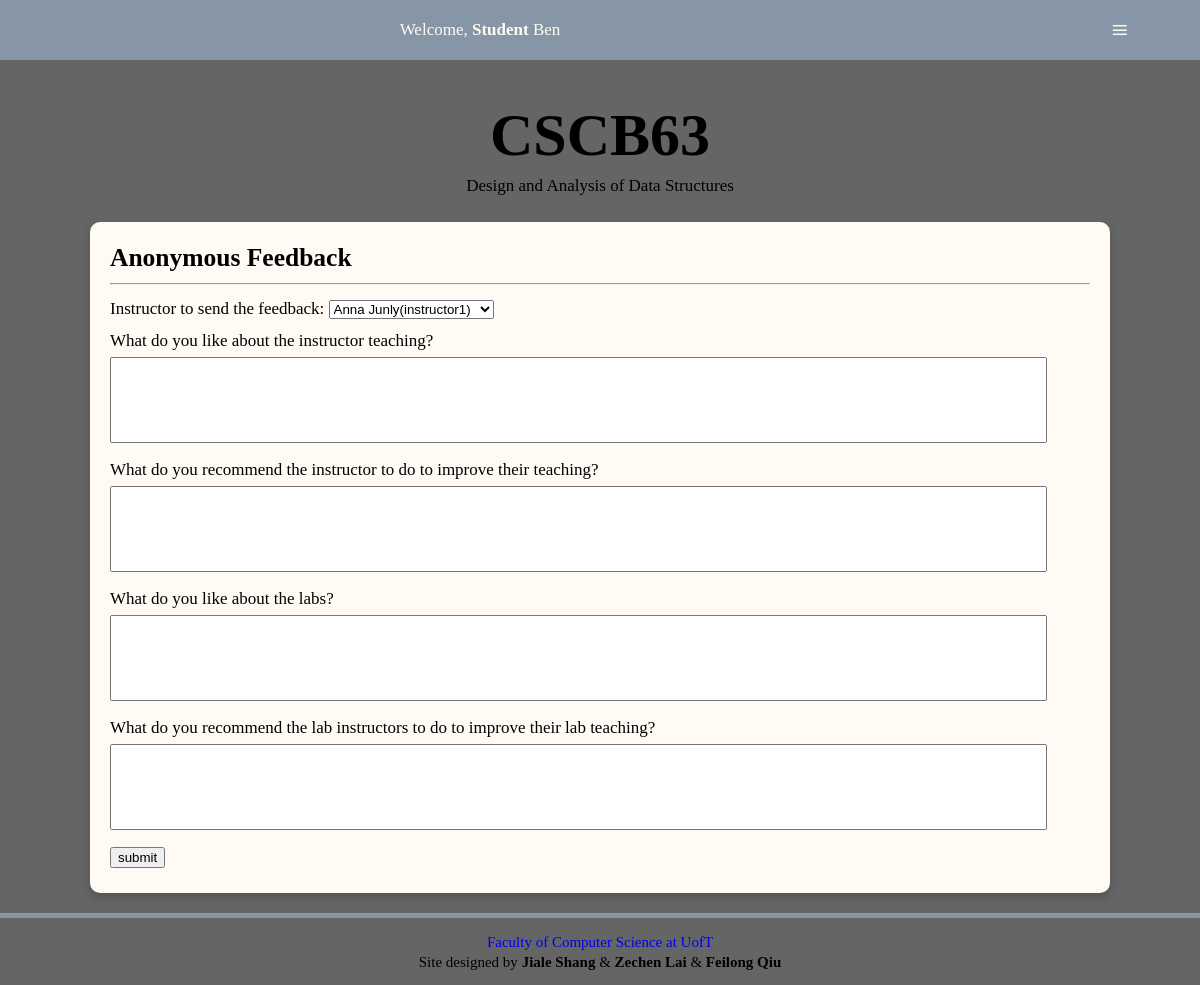
The app's page /feedback (signed in) with its own data.
### tables this page shows
CREATE TABLE "Questions" (
	"qid"	INTEGER NOT NULL,
	"qname"	NVARCHAR(255) NOT NULL,
	PRIMARY KEY("qid")
);

### app.py (the view, shortened to what this page needs)
@app.route('/feedback',methods=['GET', 'POST'])
def feedback():
    if not 'user' in session:
        return redirect(url_for('home'))
    db = get_db()
    db.row_factory = make_dicts
    name = session['user']['username']
    if session['user']['type']:
        feedbacks=[]
        for item in query_db('select qname,ans from Feedback natural join Questions where username=?',[name]):
            feedbacks.append(item)
        db.close
        return render_template('feedback_i.html',user=session['user'],feedback = feedbacks)
    else:
        instructors = []
        questions = []
        submit = ''
        for instructor in query_db('SELECT* FROM Users WHERE type == 1'):
            instructors.append(instructor)
        for question in query_db('SELECT* FROM Questions'):
            questions.append(question)
        db.commit()
        db.close
        return render_template('feedback_s.html',user = session['user'],instructor = instructors,submit = submit,questions = questions)

### app.py (called while the page is built)
def get_db():
    db=getattr(g,'_database',None)
    if db is None:
        db=g._database=sqlite3.connect(DATABASE)
    return db

def make_dicts(cursor, row):
    return dict((cursor.description[idx][0],value)
                for idx,value in enumerate(row))

def query_db(query, args=(),one=False):
    cur = get_db().execute(query,args)
    rv = cur.fetchall()
    cur.close()
    return (rv[0] if rv else None) if one else rv

@app.teardown_appcontext
def close_connection(exception):
    db = getattr(g, '_database', None)
    if db is not None:
        db.close()

### templates/feedback_s.html (shortened to what this page needs)
<!DOCTYPE html>
<html lang="en">
<head>
<link href="../static/style.css" rel="stylesheet">
</head>
<body>
  <nav>
    <div id="menu-title">Welcome, <strong>Student</strong> {{ user['name']['first_name'] }}</div>
    <label for="drop" class="button">≡</label>
  </nav>
  <div class="content">
    <div class="title">
      <h1>CSCB63</h1>
      <p>Design and Analysis of Data Structures</p>
    </div>
    <section>
      <h2>Anonymous Feedback</h2><hr>
      <form method="post">
      <p>Instructor to send the feedback: <select name="iuser">
        {% for item in instructor %}
        <option value="{{ item['username'] }}">{{ item['first_name'] }} {{ item['last_name'] }}({{item['username']}})</option>
        {% endfor %}
      </select></p>
      {% for item in questions %}
      <p>{{item['qname']}}</p>
      <p><textarea type="text" class="large" maxlength="255" name="{{item['qid']}}"></textarea></p>
      {% endfor %}
      <p><input type = submit value="submit"> {{submit}}</p>
      </form>
    </section>
  </div>
  <div id="footer">
    <p><a href="https://web.cs.toronto.edu/">Faculty of Computer Science at UofT</a></p>
    <p>Site designed by <strong>Jiale Shang</strong> & <strong>Zechen Lai</strong> & <strong>Feilong Qiu</strong></p>
  </div>
</body>
</html>

### static/style.css (style rules this page uses)
body { background: #656565; font-size:17px; line-height: 32px; margin: 0; padding: 0; word-wrap:break-word !important; }
ul, p,h1,h2,h3 { margin:0; }
.title { text-align:center; margin-top: 100px; }
h1 { font-size:60px; line-height: 70px; }
.content { width: 85%; margin: 0 auto; margin-top: 30px; max-width: 1200px; min-width: 375px; }
a { text-decoration: none; }
section { box-shadow: 0 4px 8px 0 rgba(0,0,0,0.2); transition: 0.3s; margin:20px 0; padding: 20px; background: #fffaf4; border-radius: 10px; overflow: auto; }
.button, [id^=drop], .mobile-split { display: none; }
nav { margin:0; padding: 0; background-color: #8696a7; width: 100%; position: fixed; top:0; overflow: visible; }
#menu-title { display: block; padding: 0 30px; float: left; font-size:20px; line-height: 60px; color:#fffaf4; }
nav:after { content:""; display:table; clear:both; }
#footer { padding:10px; text-align:center; border-top: 5px solid #8696a7; padding-top: 1%; }
#footer p { margin:5px; line-height: 15px; font-size: 15px; }
#footer a { text-decoration: none; transition: 0.4s; }
@media all and (max-width : 1227px) { #menu-title { padding: 0; width: 80%; text-align: center; float: left; font-size: 17px; } }
@media all and (max-width : 1227px) { nav ,nav ul { margin: 0; } }
@media all and (max-width : 1227px) { .button { display: block; background-color: #8696a7; padding:14px 20px; font-size:30px; text-decoration:none; float: right; border:none; width:10%; } }
@media all and (max-width : 1227px) { nav a:hover, nav ul ul a, nav ul ul, .button { color:#fffaf4; text-align: center; } }
.large { width: 95%; height: 80px; resize: none; }

### records on screen
Questions: qname "What do you like about the instructor teaching?"
Questions: qname "What do you recommend the instructor to do to improve their teaching?"
Questions: qname "What do you like about the labs?"
Questions: qname "What do you recommend the lab instructors to do to improve their lab teaching?"

### other values on screen
{{ user['name']['first_name'] }} "Ben"
form field iuser "Anna Junly(instructor1)"
